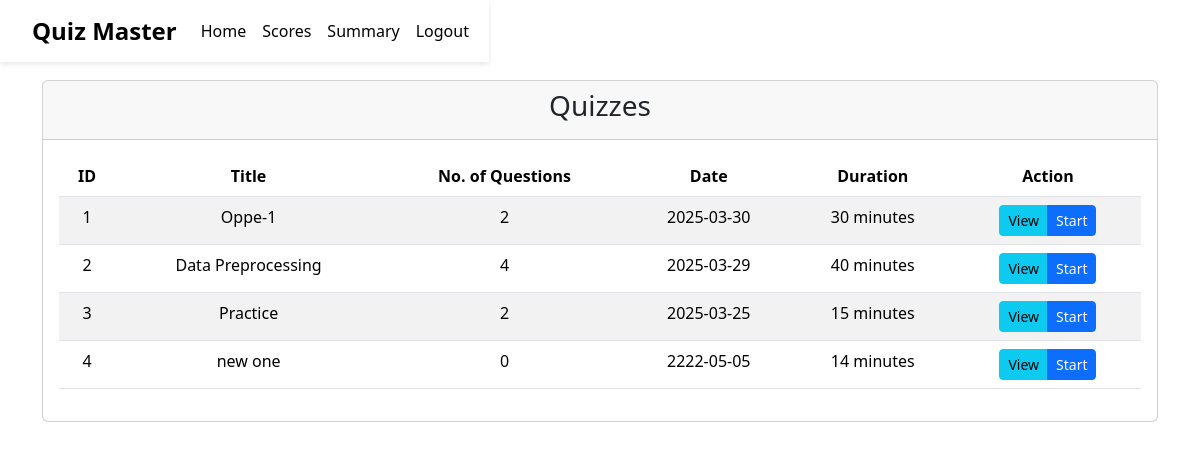
/ (signed in), run on the app's committed database.
### models/models.py (models this page shows)
class Quiz(db.Model):
    __tablename__ = "quizzes"
    id = db.Column(db.Integer, primary_key=True)
    title = db.Column(db.String(50), nullable=False)
    date = db.Column(db.String(50), nullable=False)
    duration = db.Column(db.Integer, nullable=False)
    chapter_id = db.Column(db.Integer, db.ForeignKey('chapters.id'), nullable=False)
    quiz_to_question = db.relationship(
        'Question',
        backref='quiz',
        lazy=True,
        cascade="all, delete-orphan"
    )

### controllers/routes.py (the view)
    @app.route('/')
    @required_auth
    def Homepage():
       user = User.query.get(session['user_id'])
       if user.is_admin:
          return redirect(url_for('Admin'))
       else:
          quizzes = Quiz.query.all()
          for quiz in quizzes:
              quiz.questions = Question.query.filter_by(quiz_id=quiz.id).all()
          return render_template('Homepage.html', user=user, quizzes=quizzes)

### controllers/routes.py (called while the page is built)
def required_auth(func):
   @wraps(func)
   def inner(*args, **kwargs):
      if 'user_id' not in session:
       return redirect(url_for('Login'))
      return func(*args, **kwargs)
   return inner

### templates/Homepage.html (shortened to what this page needs)
{% extends "Layout.html" %}
{% block content %}
<div class="dashboard-container">
    <div class="row">
        <div class="col-12">
            <div class="card">
                <div class="card-header ">
                    <h3 class="card-title text-center">Quizzes</h3>
                </div>
                <div class="card-body">
                    <div class="table-responsive">
                        <table class="table table-striped table-hover">
                            <thead>
                                <tr>
                                    <th>ID</th>
                                    <th>Title</th>
                                    <th>No. of Questions</th>
                                    <th>Date</th>
                                    <th>Duration</th>
                                    <th>Action</th>
                                </tr>
                            </thead>
                            <tbody>
                                {% for quiz in quizzes %}
                                <tr>
                                    <td>{{ quiz.id }}</td>
                                    <td>{{ quiz.title }}</td>
                                    <td>{{ quiz.questions|length }}</td>
                                    <td>{{ quiz.date }}</td>
                                    <td>{{ quiz.duration }} minutes</td>
                                    <td>
                                        <div class="btn-group" role="group">
                                            <a href="{{ url_for('view_quiz', quiz_id=quiz.id) }}" class="btn btn-info btn-sm">
                                                View
                                            </a>
                                            <a href="{{ url_for('start_quiz', quiz_id=quiz.id) }}" class="btn btn-primary btn-sm">
                                                Start
                                            </a>
                                        </div>
                                    </td>
                                </tr>
                                {% endfor %}
                            </tbody>
                        </table>
                    </div>
                </div>
            </div>
        </div>
    </div>
</div>
{% endblock %}

### templates/Layout.html (shortened to what this page needs)
<!DOCTYPE html>
<html lang="en">
<head>
    <link
        href="https://cdn.jsdelivr.net/npm/bootstrap@5.3.3/dist/css/bootstrap.min.css"
        rel="stylesheet"
    />
</head>
<body class="{% if request.endpoint == 'Homepage' %}homepage{% elif request.endpoint == 'Login' %}login-page{% elif request.endpoint == 'Register' %}register-page{% endif %}">
    {% include 'nav-auth.html' %}
    <div class="container">{% block content %} {% endblock %}</div>
</body>
</html>

### templates/nav-auth.html (shortened to what this page needs)
<nav class="navbar navbar-expand-lg bg-body-teriary {% if user and user.is_admin %}navbar-admin{% endif %}">
  <div class="container-fluid">
    <a class="navbar-brand" href="/">Quiz Master</a>
    <div class="collapse navbar-collapse" id="navbarNav">
      <ul class="navbar-nav me-auto">
        {% if user %}
        <li class="nav-item">
          <a class="nav-link" href="{{ url_for('Homepage') }}">Home</a>
        </li>
        {% if user.is_admin %}
        <li class="nav-item">
          <a class="nav-link" href="{{ url_for('adm_Quiz') }}">Quiz</a>
        </li>
        {% else %}
        <li class="nav-item">
          <a class="nav-link" href="{{ url_for('Scores') }}">Scores</a>
        </li>
        {% endif %}
        <li class="nav-item">
          <a class="nav-link" href="{{ url_for('admin_summary' if user.is_admin else 'user_summary') }}">Summary</a>
        </li>
        <li class="nav-item">
          <a class="nav-link" href="{{ url_for('Logout') }}">Logout</a>
        </li>
        {% endif %}
      </ul>
    </div>
  </div>
</nav>

### templates/Layout.html (style rules this page uses)
body { margin: 0; padding: 0; }
.navbar { position: absolute; top: 0; left: 0; width: auto; padding-left: 20px; box-shadow: 0px 2px 5px rgba(0, 0, 0, 0.1); }
.homepage .navbar { justify-content: flex-start; }
.homepage .navbar-collapse { justify-content: flex-start; }
.navbar-brand { font-size: 1.5rem; font-weight: bold; }

### templates/Homepage.html (style rules this page uses)
.dashboard-container { margin-top: 80px; }
.table th { text-align: center; font-weight: bold; }
.table td { text-align: center; }
.navbar { background-color: #fff; }
.navbar-text, .navbar-nav .nav-link { color: black !important; }
.table-striped tbody tr:nth-of-type(odd) { background-color: rgba(0,0,0,0.05); }

### templates/nav-auth.html (style rules this page uses)
.navbar { position: absolute; top: 0; left: 0; padding-left: 20px; }
.navbar-brand { font-size: 1.5rem; font-weight: bold; }

### data on the page
Quiz: id "1", title "Oppe-1", questions|length "2", date "2025-03-30", duration "30"
Quiz: id "2", title "Data Preprocessing", questions|length "4", date "2025-03-29", duration "40"
Quiz: id "3", title "Practice", questions|length "2", date "2025-03-25", duration "15"
Quiz: id "4", title "new one", questions|length "0", date "2222-05-05", duration "14"
